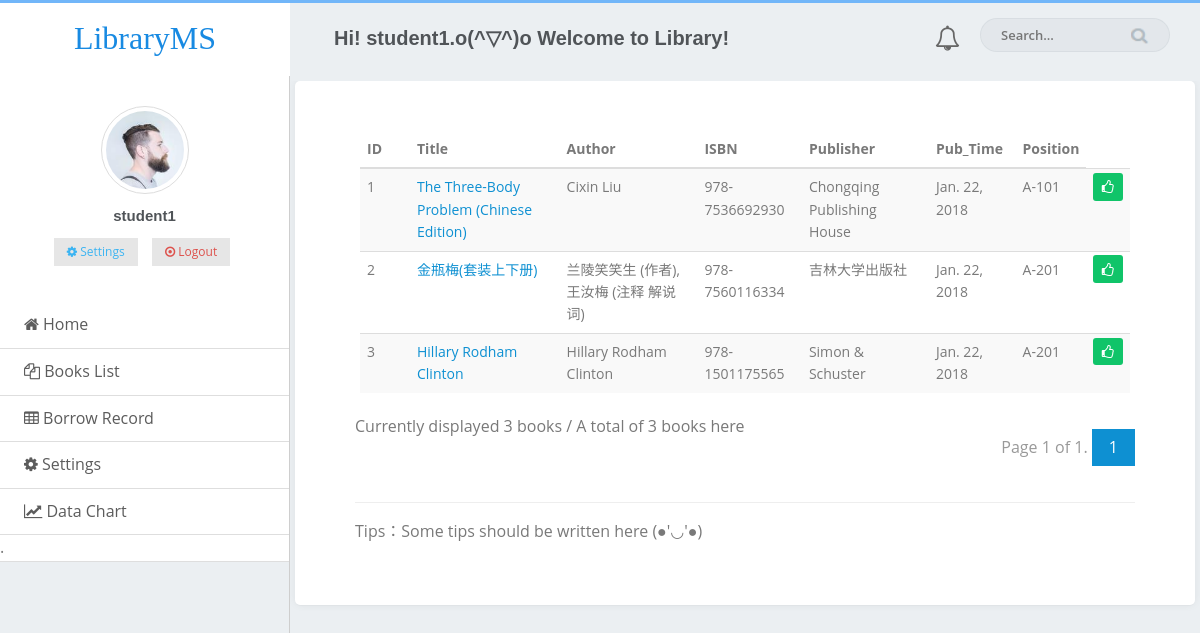
The page /bookslist/ (signed in) on the database its author committed.
### LMS/models.py (models this page shows, shortened)
class Reader(models.Model):
    id = models.AutoField(auto_created=True, primary_key=True, serialize=False, verbose_name='Reader_ID')
    Name = models.CharField(max_length=16, null=False, unique=True)
    Password = models.CharField(max_length=16, null=False)
    Active = models.BooleanField(default=0)

class Book(models.Model):
    id = models.AutoField(auto_created=True, primary_key=True, serialize=False, verbose_name='Book_ID')
    Available = models.BooleanField(default=1)
    Title = models.CharField(max_length=64,default='')
    Author = models.CharField(max_length=32, default='')
    ISBN = models.CharField(max_length=32, default='')
    Publisher = models.CharField(max_length=32, default='')
    Pub_Time = models.DateField(null=True)
    Pages = models.IntegerField(null=True)
    Description = models.TextField(null=True)
    Position = models.CharField(max_length=8, default='A-101')

### LMS/views.py (the view)
# urls.py: url(r'^bookslist/$', views.bookslist,name='bookslist'),
def bookslist(request):
    if "reader_id" in request.session:
        books = Book.objects.all()
        booksall = books.count()
        limit = 13  #每页显示的记录数
        paginator = Paginator(books, limit)  # 实例化一个分页对象
        page = request.GET.get('page')  #获取页面
        try:
            books = paginator.page(page)  #获取某页对应的记录
        except PageNotAnInteger: #如果页码不是个整数
            books = paginator.page(1)  #取第一页的记录
        except EmptyPage: #如果页码太大,没有相应的记录
            books = paginator.page(paginator.num_pages)  #取最后一页的记录
        reader = Reader.objects.get(pk=request.session["reader_id"])
        return render(request, 'bookslist.html', {'books':books, 'booksall': booksall, 'reader':reader})
    else:
        return render(request, 'login.html', {'line':'Please login first!'})

### LMS/templates/bookslist.html (shortened to what this page needs)
<!DOCTYPE html>
<html>
	<head>
		<link rel="stylesheet" href="/static/assets/css/amazeui.css" />
		<link rel="stylesheet" href="//maxcdn.bootstrapcdn.com/font-awesome/4.3.0/css/font-awesome.min.css">
		<link rel="stylesheet" href="/static/assets/css/core.css" />
		<link rel="stylesheet" href="/static/assets/css/menu.css" />
		<link rel="stylesheet" href="/static/assets/css/index.css" />
		<link rel="stylesheet" href="/static/assets/css/admin.css" />
		<link rel="stylesheet" href="/static/assets/css/page/typography.css" />
		<link rel="stylesheet" href="/static/assets/css/page/form.css" />
	</head>
	<body>
		<header class="am-topbar am-topbar-fixed-top">
			<div class="am-topbar-left am-hide-sm-only">
                <a href="{% url 'index' %}" class="logo">Library<span>MS</span></span></a>
            </div>
			<div class="contain">
				<ul class="am-nav am-navbar-nav am-navbar-left">
					<li><h4 class="page-title">Hi! {{request.session.reader_name}}.o(^▽^)o Welcome to Library!  </h4></li>
				</ul>
				<ul class="am-nav am-navbar-nav am-navbar-right">
					<li class="inform"><i class="am-icon-bell-o" aria-hidden="true"></i></li>
					<li class="hidden-xs am-hide-sm-only">
                        <form role="search" class="app-search">
                            <input type="text" placeholder="Search..." class="form-control">
                            <a href=""><img src="/static/assets/img/search.png"></a>
                        </form>
                    </li>
				</ul>
			</div>
		</header>
		<div class="admin">
            <div class="admin-sidebar am-offcanvas  am-padding-0" id="admin-offcanvas">
            <div class="am-offcanvas-bar admin-offcanvas-bar">
                <div class="user-box am-hide-sm-only">
                    <div class="user-img">
                        <img src="/static/assets/img/avatar-1.jpg" alt="user-img" title="user_img" class="img-circle img-thumbnail img-responsive">
                    </div>
                    <h5>{{request.session.reader_name}}</h5>
                    <ul class="list-inline">
                        <li>
                            <a href="{% url 'index' %}">
                                <button class="am-btn am-btn-default am-btn-xs am-text-secondary"><span class="fa fa-cog"> </span> Settings</button>
                            </a>
                        </li>
                        <li>
                            <a href="{% url 'logout_action' %}">
                                <button class="am-btn am-btn-default am-btn-xs am-text-danger am-hide-sm-only"><span class="am-icon-dot-circle-o"> </span> Logout </button>
                            </a>
                        </li>
                    </ul>
                </div>
                 <ul class="am-list admin-sidebar-list">
                    <li><a href="{% url 'index' %}"><span class="am-icon-home"></span>  Home </a></li>
                    <li><a href="{% url 'bookslist' %}"><span class="am-icon-copy"></span>  Books List </a></li>
                    <li><a href="{% url 'record_page' %}"><span class="am-icon-table"></span>  Borrow Record </a></li>
                    <li><a href=""><span class="fa fa-cog"></span>  Settings </a></li>
                    <li><a href=""><span class="am-icon-line-chart"></span>  Data Chart </a></li>
                      <li>.  </li>
                  </ul>
            </div>
            </div>
		    <div class="content-page">
			<div class="content">
				<div class="card-box">
					<div class="am-g">
                        <div class="am-u-sm-12">
                            <form class="am-form">
                                <table class="am-table am-table-striped am-table-hover table-main">
                                    <thead>
                                    <tr>
                                        <th class="table-id">ID</th>
                                        <th class="table-title">Title</th>
                                        <th class="table-type">Author</th>
                                        <th class="table-author am-hide-sm-only">ISBN</th>
                                        <th class="table-set">Publisher</th>
                                        <th class="table-date am-hide-sm-only">Pub_Time</th>
                                        <th class="table-title">Position</th>
                                    </tr>
                                    </thead>
                                    <tbody>
                                      {% for book in books.object_list  %}
                                      <tr>
                                        <td>{{ book.id }}</td>
                                        <td><a href="{% url 'book_page' book.id %}">{{ book.Title }}</a></td>
                                        <td>{{ book.Author}}</td>
                                        <td class="am-hide-sm-only">{{book.ISBN}}</td>
                                        <td class="am-hide-sm-only">{{book.Publisher}}</td>
                                        <td class="am-hide-sm-only">{{book.Pub_Time}}</td>
                                        <td>{{book.Position}}</td>
                                        {% if book.Available   %}
                                          <td><span class="label label-success"><i class="am-icon-thumbs-o-up"></i></span></td>
                                        {% else %}
                                           <td><span class="label label-danger"><i class="am-icon-close"></i></span></td>
                                        {% endif %}
                                      </tr>
                                      {% endfor %}
                                      </tbody>
                                </table>
                                <div class="am-cf">
                                  Currently displayed {{ books | length }} books / A total of {{ booksall }} books here
                                  <div class="am-fr">
                                    <ul class="am-pagination">
                                          Page {{ books.number }} of {{ books.paginator.num_pages }}.
                                      {% for page_number in books.paginator.page_range %}
                                      {% ifequal page_number  books.number %}
                                        <li class="am-active"><a href="#">{{ page_number }}</a></li>
                                      {% else %}
                                        <li><a href="?page={{ page_number }}">{{ page_number }}</a></li>
                                      {% endifequal %}
                                      {% endfor %}
                                    </ul>
                                  </div>
                                </div>
                                <hr />
                                <p>Tips：Some tips should be written here (●'◡'●)</p>
                            </form>
                        </div>
                     </div>
                </div>
            </div>
        </div>
        </div>
	</body>
</html>

### LMS/static/assets/css/core.css (style rules this page uses)
body { background: #ebeff2; font-family: "open sans","Helvetica Neue",Helvetica,Arial,sans-serif; margin: 0; overflow-x: hidden; color: #797979; height: 100%; }
html { position: relative; height: 100%; background: #ebeff2; }
h1, h2, h3, h4, h5, h6 { color: #505458; font-family: 'Karla', sans-serif; margin: 10px 0; }
h4 { line-height: 22px; }
h5 { font-size: 15px; }
p { line-height: 1.6; }
* { outline: none !important; }
.page-title { font-size: 20px; font-weight: 600; margin-bottom: 0px; margin-top: 0px; line-height: 70px; }
.card-box { padding: 45px; box-shadow: 0 0px 8px 0 rgba(0, 0, 0, 0.06), 0 1px 0px 0 rgba(0, 0, 0, 0.02); -webkit-border-radius: 5px; border-radius: 5px; -moz-border-radius: 5px; background-clip: padding-box; margin-bottom: 20px; background-color: #ffffff; }
.img-thumbnail { border: 1px solid #EBEFF2; }
.form-control { background-color: #FFFFFF; border: 1px solid #E3E3E3; border-radius: 4px; color: #565656; padding: 7px 12px; height: 38px; max-width: 100%; -webkit-box-shadow: none; box-shadow: none; -webkit-transition: all 300ms linear; -moz-transition: all 300ms linear; -o-transition: all 300ms linear; -ms-transition: all 300ms linear; transition: all 300ms linear; }
.label { font-weight: 500; letter-spacing: 0.05em; padding: .3em .6em .3em; color: #fff; border-radius: 3px; }
.label-success { background-color: #10c469; }

### LMS/static/assets/css/menu.css (style rules this page uses)
.am-topbar { border-top: 3px solid #71b6f9; background: none; border-bottom: none; }
.am-topbar .am-topbar-left { background: #ffffff; float: left; text-align: center; height: 73px; position: relative; width: 290px; z-index: 1; }
.am-navbar-left { float: left; }
.am-topbar .am-topbar-left .logo { line-height: 70px; }
.logo { color: #188ae2 !important; font-size: 32px; font-family: 'Rancho', cursive; }
.page-title { font-size: 20px; font-weight: 600; margin-bottom: 0px; margin-top: 0px; line-height: 70px; margin-left: 44px; }
.am-navbar-right { float: right!important; margin-right: 30px; margin-top: 10px; }
.am-navbar-right li { float: left; }
.app-search .form-control, .app-search .form-control:focus { border: 1px solid rgba(152, 166, 173, 0.15); font-size: 13px; height: 34px; color: #435966; font-weight: 600; padding-left: 20px; padding-right: 40px; margin-left: 20px; background: rgba(152, 166, 173, 0.1); box-shadow: none; border-radius: 30px; width: 190px; }
.inform { line-height: 40px; }
.hidden-xs { position: relative; }
.app-search a { position: absolute; display: block; width: 19px; height: 21px; top: 3px; right: 20px; color: rgba(152, 166, 173, 0.7); }
.admin { width: 100%; height: 100%; }
.admin .am-g { padding-left: 0; padding-right: 0; }
.user-box { text-align: center; padding: 30px 0px 20px 0px; background: #fff; }
.user-box .user-img { position: relative; height: 88px; width: 88px; margin: 0px auto; }
.img-thumbnail { border: 1px solid #EBEFF2; }
.img-circle { border-radius: 50%; }
.img-thumbnail { display: inline-block; max-width: 100%; height: auto; padding: 4px; line-height: 1.42857143; background-color: #fff; border: 1px solid #ddd; border-radius: 4px; -webkit-transition: all .2s ease-in-out; -o-transition: all .2s ease-in-out; transition: all .2s ease-in-out; border-radius: 50%; }
.list-inline { padding-left: 0; margin-left: -5px; list-style: none; }
.list-inline>li { display: inline-block; padding-right: 5px; padding-left: 5px; }
.user-box ul li a { color: #98a6ad; }
.inform { font-size: 25px; line-height: 48px; }
.content-page { overflow: auto; margin-top: 30px; }
.content-page .content { padding: 0px 5px; }
.am-g { padding-right: 15px; padding-left: 15px; margin-right: auto; margin-left: auto; }
.contain { overflow: hidden; }
.admin { width: 100%; height: 100%; display: flex; display: -webkit-flex; }
.admin-sidebar { float: left; }
.content-page { flex: 1; -webkit-flex: 1; }

### LMS/static/assets/css/page/form.css (style rules this page uses)
.logo { color: #188ae2 !important; font-size: 32px; font-family: 'Rancho', cursive; text-decoration: none; }

### rows shown on the page
Reader: session.reader_name "student1"
Book: id "1", Title "The Three-Body Problem (Chinese Edition)", Author "Cixin Liu", ISBN "978-7536692930", Publisher "Chongqing Publishing House", Pub_Time "Jan. 22, 2018", Position "A-101", Available True (drawn)
Book: id "2", Title "金瓶梅(套装上下册)", Author "兰陵笑笑生 (作者), 王汝梅 (注释 解说词)", ISBN "978-7560116334", Publisher "吉林大学出版社", Pub_Time "Jan. 22, 2018", Position "A-201", Available True (drawn)
Book: id "3", Title "Hillary Rodham Clinton", Author "Hillary Rodham Clinton", ISBN "978-1501175565", Publisher "Simon & Schuster", Pub_Time "Jan. 22, 2018", Position "A-201", Available True (drawn)

### other values the page prints
{{ books | length }} "3"
{{ booksall }} "3"
{{ books.number }} "1"
{{ books.paginator.num_pages }} "1"
{{ page_number }} "1"
